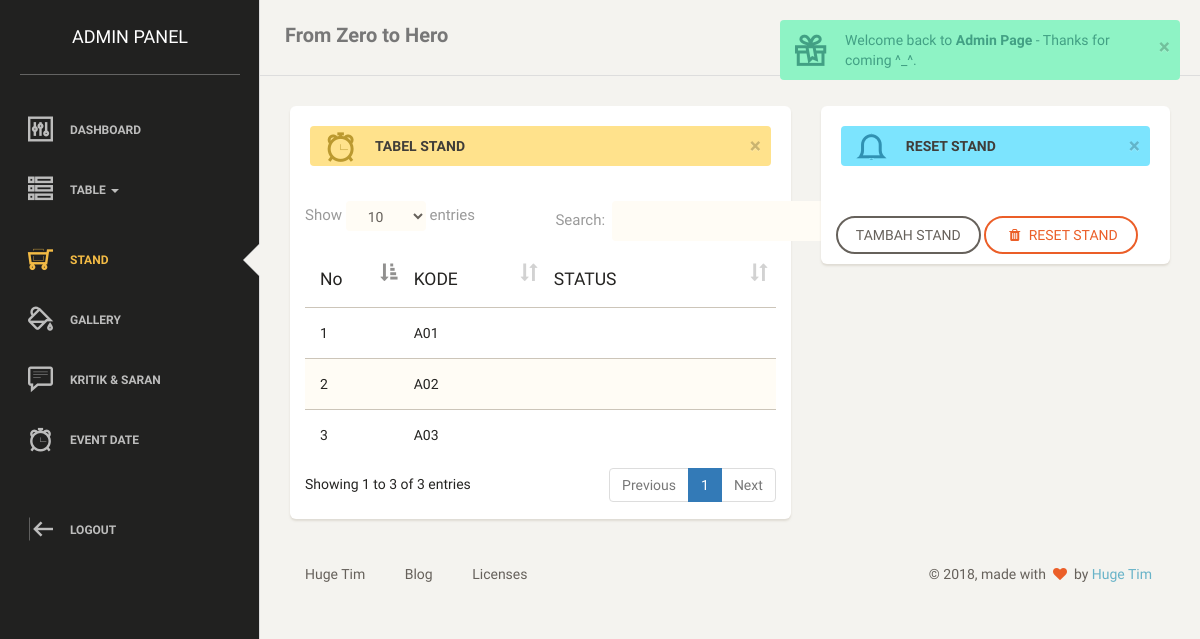
Page /admin/home.php?home=stand (signed in) on the earlier database version.
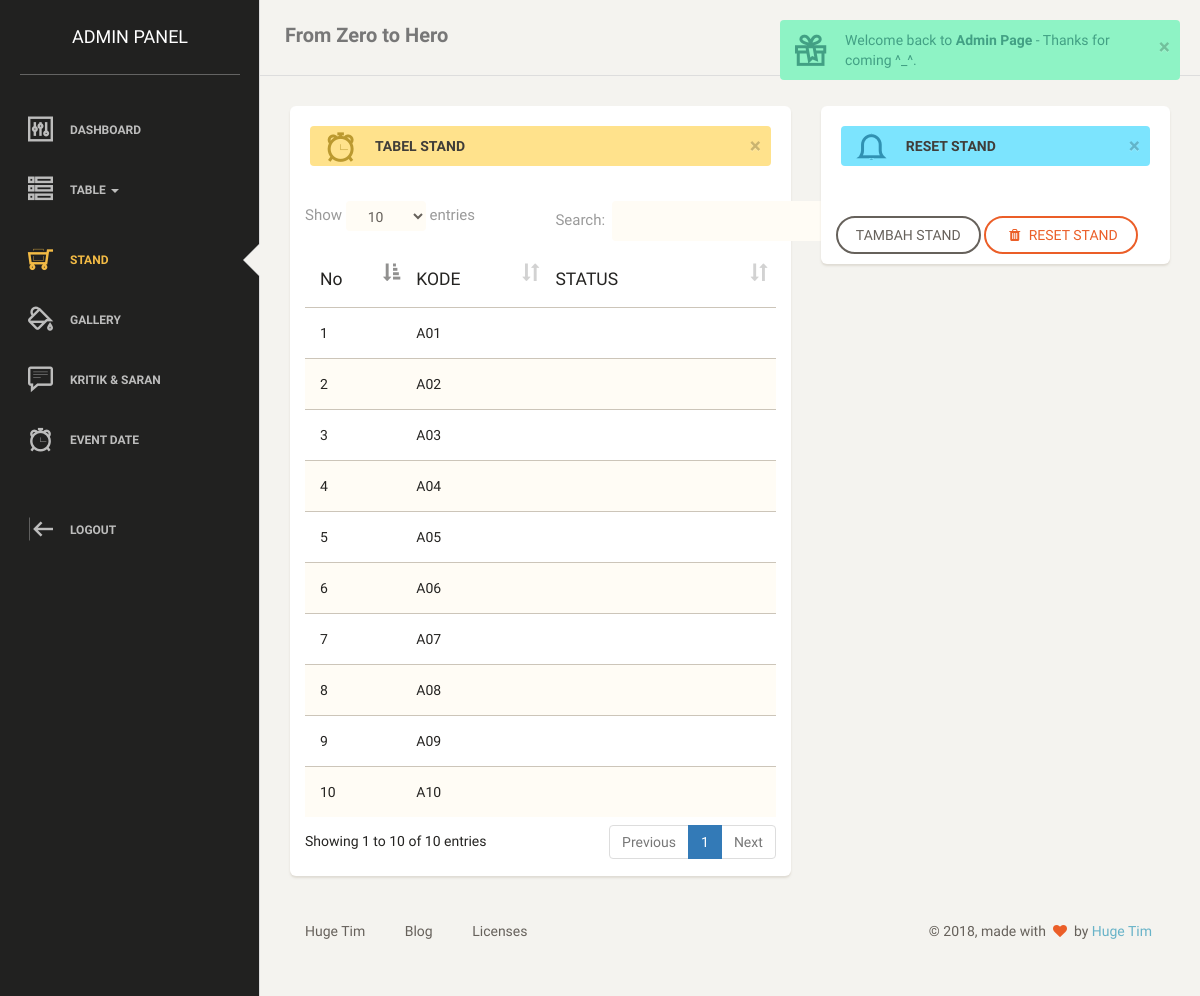
Same page on the later database version.
### tables this page shows
CREATE TABLE IF NOT EXISTS `stand` (
  `id_stand` varchar(5) NOT NULL,
  `status` varchar(10) DEFAULT NULL,
  PRIMARY KEY (`id_stand`),
  KEY `FK_MEMILIH` (`status`)
);

### admin/menu/stand.php (the view, shortened to what this page needs)
<?php
include "./koneksi.php";
?>
<div class="row">
<div class="col-md-7">
  <div class="card">
    <div class="header">
      <div class="alert alert-warning alert-with-icon" data-notify="container">
          <button type="button" aria-hidden="true" class="close">×</button>
          <span data-notify="icon" class="ti-alarm-clock"></span>
          <span data-notify="message"><strong>TABEL STAND</strong></span>
      </div>
    </div>
    <div class="content table-responsive">
      <table class="table table-striped" id="tabel_data">
        <thead>
            <th>No</th>
            <th>KODE</th>
            <th>STATUS</th>
        </thead>
        <tbody>
          <?php
              $no = 1;
              $sql=mysqli_query($connect,"Select * from stand");
              while($query=mysqli_fetch_array($sql)){
          ?>
          <tr>
            <td><?php echo $no ?></td>
            <td><?php echo $query['id_stand']; ?></td>
            <td><?php echo $query['status']; ?></td>
          </tr>
          <?php $no++ ?>
          <?php } ?>
        </tbody>
      </table>
    </div>
  </div>
</div>
<div class="col-md-5">
<div class="card">
    <div class="header">
      <div class="alert alert-info alert-with-icon" data-notify="container">
          <button type="button" aria-hidden="true" class="close">×</button>
          <span data-notify="icon" class="ti-bell"></span>
          <span data-notify="message"><strong>RESET STAND </strong></span>
      </div>
    </div>
    <div class="content table-responsive">
      <form role="form" action="menu/addstand.php" method="post" enctype="multipart/form-data">
        <button type="submit" class="btn btn-default" name="save">TAMBAH STAND</button>
        <a onclick="if(confirm('Apakah anda yakin ingin MERESET DATA STAND ini ??'))
        { location.href='menu/deletestand.php' }" class="btn btn-danger">
        <i class="fa fa-trash"></i> RESET STAND</a>
      </form>
</div>
</div>
</div>

### admin/home.php (shortened to what this page needs)
<?php
require "koneksi.php";
if(isset($_SESSION['idadmin'])){
?>
<!doctype html>
<html lang="en">
<head>
		<link href="assets/css/bootstrap.min.css" rel="stylesheet" />
    <link href="assets/css/datepicker3.css" rel="stylesheet">
		<link href="assets/css/dataTables.bootstrap.css" rel="stylesheet">
    <link href="assets/css/animate.min.css" rel="stylesheet"/>
    <link href="assets/css/paper-dashboard.css" rel="stylesheet"/>
    <link href="assets/css/demo.css" rel="stylesheet" />
    <link href="assets/font-awesome/css/font-awesome.min.css" rel="stylesheet"/>
    <link href="assets/css/themify-icons.css" rel="stylesheet"/>
</head>
<body>
<div class="wrapper">
    <div class="sidebar" data-background-color="black" data-active-color="warning">
    	<div class="sidebar-wrapper">
            <div class="logo">
                <a href="home.php?home=main" class="simple-text">
                    ADMIN PANEL
                </a>
            </div>
            <ul class="nav">
                <li><a href="home.php?home=main">
                <i class="ti-panel"></i><p>Dashboard</p></a>
                </li>
								<li class="panel-group">
									<a data-toggle="collapse" href="#collapse1">
										<i class="ti-view-list-alt"></i><p>Table
									<span class="caret"></span></p></a>
	            	</li>
                <li <?php if($_GET['home']=='stand'){echo "class='active'";}?>> <a href="home.php?home=stand">
                  <i class="ti-shopping-cart-full"></i><p>Stand</p></a>
                </li>
                <li <?php if($_GET['home']=='gallery'){echo "class='active'";}?>> <a href="home.php?home=gallery">
                  <i class="ti-paint-bucket"></i><p>Gallery</p></a>
                </li>
                <li <?php if($_GET['home']=='report'){echo "class='active'";}?>> <a href="home.php?home=report">
                  <i class="ti-comment-alt"></i><p>Kritik & Saran</p></a>
                </li>
                <li <?php if($_GET['home']=='event'){echo "class='active'";}?>> <a href="home.php?home=event">
                  <i class="ti-alarm-clock"></i><p>Event Date</p></a>
                </li>
					</ul>
				<ul class="nav">
				<li <?php if($_GET['home']=='logout'){echo "class='active'";}?>>
            <a href="home.php?home=logout">
              	<i class="ti-shift-left"></i>
                <p>Logout</p></a>
        </li>
        </ul>
    	</div>
    </div>
    <div class="main-panel">
        <nav class="navbar navbar-default">
            <div class="container-fluid">
                <div class="navbar-header">
                    <a class="navbar-brand" href="#">From Zero to Hero</a>
                </div>
                <div class="collapse navbar-collapse">
                    <ul class="nav navbar-nav navbar-right">
                        <li>
                            <a href="#" class="dropdown-toggle" data-toggle="dropdown">
								<p>Stats</p>
                            </a>
                        </li>
                        <li class="dropdown">
                              <a href="#" class="dropdown-toggle" data-toggle="dropdown">
                                    <p class="notification">5</p>
									<p>Notifications</p>
                              </a>
                        </li>
						<li>
                            <a href="#">
								<p>Settings</p>
                            </a>
                        </li>
                    </ul>
                </div>
            </div>
        </nav>
        <div class="content">
            <div class="container-fluid">
							<?php
							if(!isset($_GET['home'])){
								include "dashboard.php";
							}else{
								switch($_GET['home']){
									case 'stand' : include "menu/stand.php";
										break;
								}
							}
							?>
            </div>
        </div>
        <footer class="footer">
            <div class="container-fluid">
                <nav class="pull-left">
                    <ul>
                        <li>
                            <a href="">
                                Huge Tim
                            </a>
                        </li>
                        <li>
                            <a href="">
                               Blog
                            </a>
                        </li>
                        <li>
                            <a href="">
                                Licenses
                            </a>
                        </li>
                    </ul>
                </nav>
                <div class="copyright pull-right">
                    &copy; <script>document.write(new Date().getFullYear())</script>, made with <i class="fa fa-heart heart"></i> by <a href="">Huge Tim</a>
                </div>
            </div>
        </footer>
    </div>
</div>
</body>
</html>
<?php } else {
	echo "<script language=\"javascript\">\n";
	echo "alert(\"Anda Harus LOGIN dahulu !\")\n";
	echo "window.location=\"index.php\" ";
	echo "</script>";}
?>

Differences in the rows shown:
added stand: id_stand "A04"
added stand: id_stand "A05"
added stand: id_stand "A06"
added stand: id_stand "A07"
added stand: id_stand "A08"
added stand: id_stand "A09"
added stand: id_stand "A10"
Other differences:
text written by a page script: "Show entries Search: Showing 1 to 3 of 3 entries Previous 1 Next" → "Show entries Search: Showing 1 to 10 of 10 entries Previous 1 Next"
